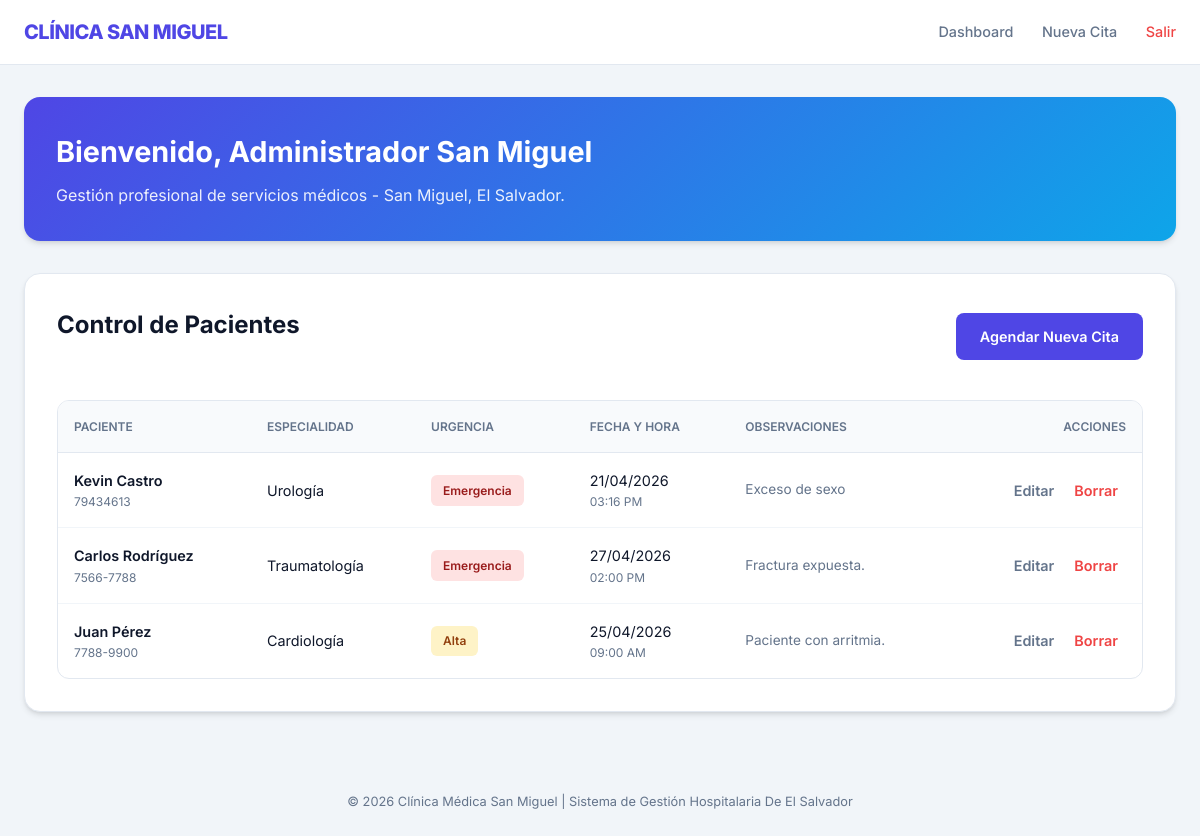
The page /index.php (signed in) on the database its author committed.
### tables this page shows
CREATE TABLE `citas` (
  `id` int(11) NOT NULL,
  `paciente` varchar(150) NOT NULL,
  `telefono` varchar(20) NOT NULL,
  `id_especialidad` int(11) NOT NULL,
  `fecha` date NOT NULL,
  `hora` time NOT NULL,
  `urgencia` enum('Normal','Alta','Emergencia') NOT NULL DEFAULT 'Normal',
  `observaciones` text DEFAULT NULL
);

CREATE TABLE `especialidades` (
  `id` int(11) NOT NULL,
  `nombre` varchar(100) NOT NULL,
  `descripcion` text NOT NULL,
  `costo_consulta` decimal(10,2) NOT NULL
);

### index.php (the view, shortened to what this page needs)
<?php
require_once 'db.php';
$rol = $_SESSION['rol'];
$nombre_usuario = $_SESSION['nombre'];
$sql = "SELECT c.*, e.nombre as especialidad
        FROM citas c
        JOIN especialidades e ON c.id_especialidad = e.id
        ORDER BY FIELD(c.urgencia, 'Emergencia', 'Alta', 'Normal'), c.fecha ASC";
$result = $conn->query($sql);
?>
<!DOCTYPE html>
<html lang="es">
<head>
    <link rel="stylesheet" href="style.css">
</head>
<body>
    <header>
        <nav>
            <div class="container" style="margin:0 auto;">
                <div class="logo">Clínica San Miguel</div>
                <div class="nav-links">
                    <a href="index.php">Dashboard</a>
                    <?php if ($rol == 'admin'): ?>
                        <a href="gestion.php">Nueva Cita</a>
                    <?php endif; ?>
                    <a href="logout.php" style="color: var(--danger);">Salir</a>
                </div>
            </div>
        </nav>
    </header>
    <div class="container">
        <div class="welcome-bar">
            <h1 style="font-size: 1.8rem; margin-bottom: 0.5rem;">Bienvenido, <?php echo $nombre_usuario; ?></h1>
            <p style="opacity: 0.9;">Gestión profesional de servicios médicos - San Miguel, El Salvador.</p>
        </div>
        <div class="card">
            <div style="display: flex; justify-content: space-between; align-items: center; margin-bottom: 2rem;">
                <h2>Control de Pacientes</h2>
                <?php if ($rol == 'admin'): ?>
                    <a href="gestion.php" class="btn btn-primary">Agendar Nueva Cita</a>
                <?php endif; ?>
            </div>
            <div class="table-wrapper">
                <table>
                    <thead>
                        <tr>
                            <th>Paciente</th>
                            <th>Especialidad</th>
                            <th>Urgencia</th>
                            <th>Fecha y Hora</th>
                            <th>Observaciones</th>
                            <?php if ($rol == 'admin'): ?>
                                <th style="text-align: right;">Acciones</th>
                            <?php endif; ?>
                        </tr>
                    </thead>
                    <tbody>
                        <?php if ($result && $result->num_rows > 0): ?>
                            <?php while($row = $result->fetch_assoc()): ?>
                                <tr>
                                    <td>
                                        <div style="font-weight: 600;"><?php echo $row['paciente']; ?></div>
                                        <div style="font-size: 0.75rem; color: var(--text-muted);"><?php echo $row['telefono']; ?></div>
                                    </td>
                                    <td><?php echo $row['especialidad']; ?></td>
                                    <td>
                                        <span class="badge badge-<?php echo strtolower($row['urgencia']); ?>">
                                            <?php echo $row['urgencia']; ?>
                                        </span>
                                    </td>
                                    <td>
                                        <div><?php echo date('d/m/Y', strtotime($row['fecha'])); ?></div>
                                        <div style="font-size: 0.75rem; color: var(--text-muted);"><?php echo date('h:i A', strtotime($row['hora'])); ?></div>
                                    </td>
                                    <td style="max-width: 200px;">
                                        <div style="font-size: 0.85rem; color: var(--text-muted); overflow: hidden; text-overflow: ellipsis; white-space: nowrap;">
                                            <?php echo $row['observaciones'] ? $row['observaciones'] : "—"; ?>
                                        </div>
                                    </td>
                                    <?php if ($rol == 'admin'): ?>
                                        <td style="text-align: right;">
                                            <a href="gestion.php?edit=<?php echo $row['id']; ?>" class="btn btn-ghost" style="padding: 0.5rem;">Editar</a>
                                            <a href="gestion.php?delete=<?php echo $row['id']; ?>" class="btn btn-ghost" style="padding: 0.5rem; color: var(--danger);" onclick="return confirm('¿Eliminar cita?')">Borrar</a>
                                        </td>
                                    <?php endif; ?>
                                </tr>
                            <?php endwhile; ?>
                        <?php else: ?>
                            <tr>
                                <td colspan="6" style="text-align: center; padding: 4rem; color: var(--text-muted);">No hay citas registradas para hoy.</td>
                            </tr>
                        <?php endif; ?>
                    </tbody>
                </table>
            </div>
        </div>
    </div>
    <footer style="text-align: center; color: var(--text-muted); padding: 3rem 0; font-size: 0.8rem;">
        &copy; 2026 Clínica Médica San Miguel | Sistema de Gestión Hospitalaria De El Salvador
    </footer>
</body>
</html>

### style.css (style rules this page uses)
:root { --primary: #4f46e5; --primary-hover: #4338ca; --accent: #0ea5e9; --bg-body: #f1f5f9; --bg-card: #ffffff; --text-main: #0f172a; --text-muted: #64748b; --danger: #ef4444; --success: #10b981; --warning: #f59e0b; --border: #e2e8f0; --shadow: 0 4px 6px -1px rgb(0 0 0 / 0.1), 0 2px 4px -2px rgb(0 0 0 / 0.1); }
* { margin: 0; padding: 0; box-sizing: border-box; font-family: 'Inter', system-ui, -apple-system, sans-serif; }
body { background-color: var(--bg-body); color: var(--text-main); line-height: 1.6; }
header { background: var(--bg-card); border-bottom: 1px solid var(--border); padding: 1rem 0; position: sticky; top: 0; z-index: 100; }
nav .container { display: flex; justify-content: space-between; align-items: center; max-width: 1200px; margin: 0 auto; padding: 0 1.5rem; }
.logo { font-size: 1.25rem; font-weight: 800; color: var(--primary); text-transform: uppercase; letter-spacing: -0.025em; }
.nav-links a { color: var(--text-muted); text-decoration: none; margin-left: 1.5rem; font-weight: 500; font-size: 0.9rem; transition: color 0.2s; }
.container { max-width: 1200px; margin: 2rem auto; padding: 0 1.5rem; }
.welcome-bar { background: linear-gradient(135deg, var(--primary), var(--accent)); color: white; padding: 2rem; border-radius: 16px; margin-bottom: 2rem; box-shadow: var(--shadow); }
.card { background: var(--bg-card); border-radius: 16px; box-shadow: var(--shadow); padding: 2rem; margin-bottom: 2rem; border: 1px solid var(--border); }
h2 { font-size: 1.5rem; font-weight: 700; margin-bottom: 1.5rem; color: var(--text-main); display: flex; align-items: center; gap: 0.5rem; }
.table-wrapper { background: white; border-radius: 12px; overflow: hidden; border: 1px solid var(--border); }
table { width: 100%; border-collapse: collapse; }
th { background: #f8fafc; padding: 1rem; text-align: left; font-size: 0.75rem; font-weight: 600; color: var(--text-muted); text-transform: uppercase; border-bottom: 1px solid var(--border); }
td { padding: 1rem; font-size: 0.9rem; border-bottom: 1px solid #f1f5f9; }
tr:last-child td { border-bottom: none; }
.badge { padding: 0.35rem 0.75rem; border-radius: 6px; font-size: 0.75rem; font-weight: 600; display: inline-block; }
.badge-alta { background: #fef3c7; color: #92400e; }
.badge-emergencia { background: #fee2e2; color: #991b1b; }
.btn { padding: 0.75rem 1.5rem; border-radius: 8px; font-weight: 600; font-size: 0.9rem; cursor: pointer; transition: all 0.2s; border: none; text-decoration: none; display: inline-flex; align-items: center; justify-content: center; }
.btn-primary { background: var(--primary); color: white; }
.btn-ghost { background: transparent; color: var(--text-muted); }

### rows shown on the page
citas: paciente "Kevin Castro", telefono "79434613", id_especialidad.nombre "Urología", urgencia "Emergencia", fecha "21/04/2026", hora "03:16 PM", observaciones "Exceso de sexo"
citas: paciente "Carlos Rodríguez", telefono "7566-7788", id_especialidad.nombre "Traumatología", urgencia "Emergencia", fecha "27/04/2026", hora "02:00 PM", observaciones "Fractura expuesta."
citas: paciente "Juan Pérez", telefono "7788-9900", id_especialidad.nombre "Cardiología", urgencia "Alta", fecha "25/04/2026", hora "09:00 AM", observaciones "Paciente con arritmia."

### other values the page prints
$nombre_usuario "Administrador San Miguel"
